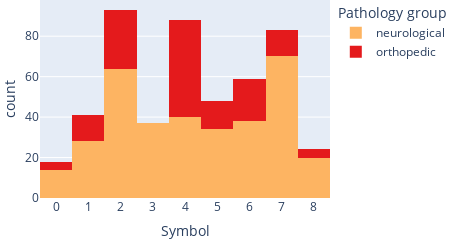

Here is the notebook cell this chart was saved with:
### Code cell
print("It corresponds to Figure 7 of the paper.\n")

plotly_color = "meta_label"  # "foot", "label", "meta_label"
color_palette = {'orthopedic': "rgb(228, 26, 28)", 'neurological': "rgb(253, 180, 98)"}
fig = px.histogram(
    b_dsymb.symbols_with_metadata_df.query("meta_label != 'healthy'"),
    # symbols_with_metadata_df_new.query("meta_label != 'healthy'"),
    x="segment_symbol",
    color=plotly_color,
    color_discrete_map=color_palette
)
fig.update_layout(
    width=900//2,
    height=300//2,
    xaxis_title="Symbol",
    legend_title="Pathology group",
    margin=dict(l=0, r=0, t=0, b=0),
    xaxis=dict(
        tickmode='linear',
        dtick=1
    )
)
if IS_SAVE_FIG:
    fig.write_image(f"results/{DATE_EXP}/img/histogram_symbol_{plotly_color}.png", width=900//2, height=300//2, scale=2)
fig.show()

### Figure 1 — Plotly figure (JSON) as saved in the notebook; plotly's stock layout.template omitted (floating-point values rounded to 4 significant figures; data arrays with more than 128 entries replaced by an {"elided": "..."} marker saying what was removed)
{"data": [{"alignmentgroup": "True", "bingroup": "x", "hovertemplate": "meta_label=neurological<br>segment_symbol=%{x}<br>count=%{y}<extra></extra>", "legendgroup": "neurological", "marker": {"color": "rgb(253, 180, 98)", "pattern": {"shape": ""}}, "name": "neurological", "offsetgroup": "neurological", "orientation": "v", "showlegend": true, "type": "histogram", "x": {"elided": "345 int values"}, "xaxis": "x", "yaxis": "y"}, {"alignmentgroup": "True", "bingroup": "x", "hovertemplate": "meta_label=orthopedic<br>segment_symbol=%{x}<br>count=%{y}<extra></extra>", "legendgroup": "orthopedic", "marker": {"color": "rgb(228, 26, 28)", "pattern": {"shape": ""}}, "name": "orthopedic", "offsetgroup": "orthopedic", "orientation": "v", "showlegend": true, "type": "histogram", "x": {"elided": "146 int values"}, "xaxis": "x", "yaxis": "y"}], "layout": {"barmode": "relative", "height": 150, "legend": {"title": {"text": "Pathology group"}, "tracegroupgap": 0}, "margin": {"b": 0, "l": 0, "r": 0, "t": 0}, "width": 450, "xaxis": {"anchor": "y", "domain": [0, 1], "dtick": 1, "tickmode": "linear", "title": {"text": "Symbol"}}, "yaxis": {"anchor": "x", "domain": [0, 1], "title": {"text": "count"}}}}
